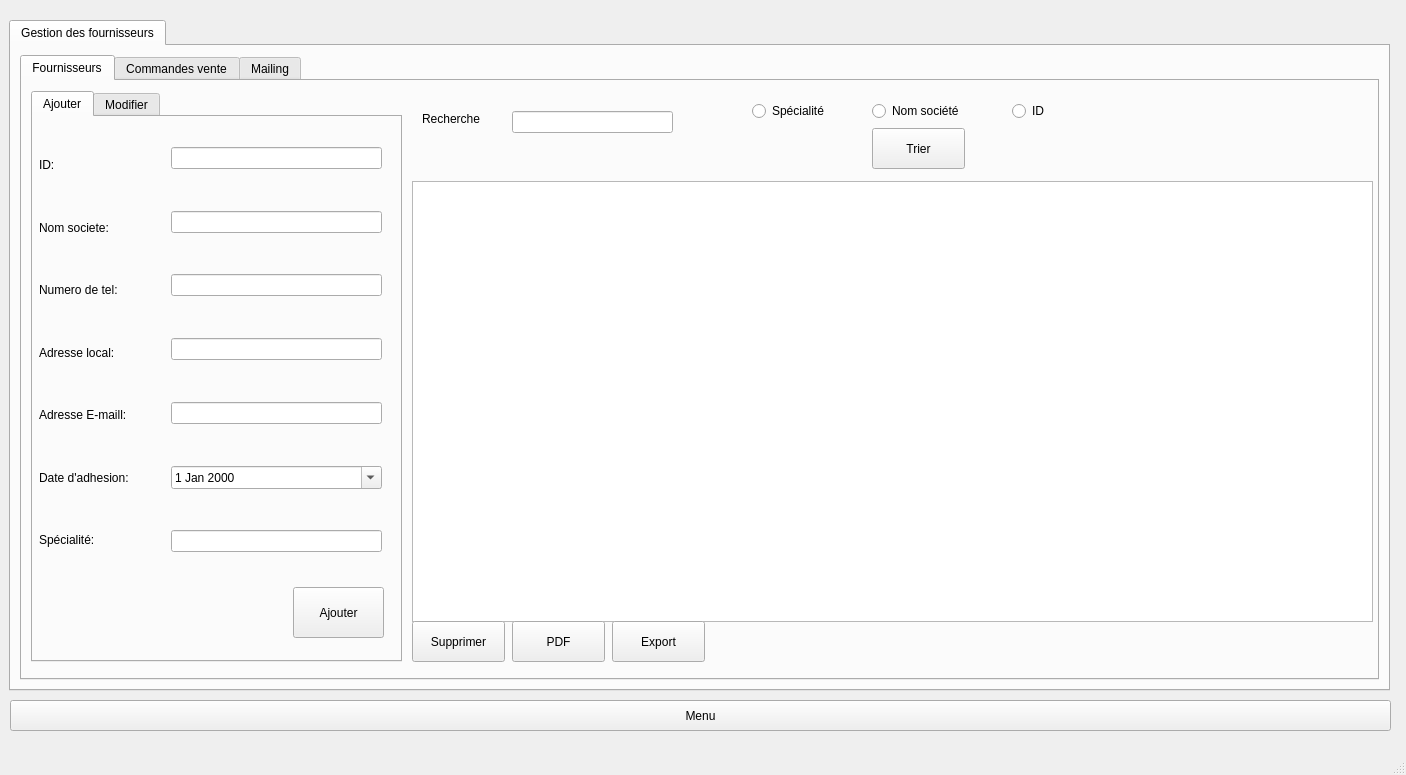
<?xml version="1.0" encoding="UTF-8"?>
<ui version="4.0">
 <class>MainWindow</class>
 <widget class="QMainWindow" name="MainWindow">
  <property name="geometry">
   <rect>
    <x>0</x>
    <y>0</y>
    <width>1406</width>
    <height>775</height>
   </rect>
  </property>
  <property name="windowTitle">
   <string>Fournisseurs</string>
  </property>
  <property name="styleSheet">
   <string notr="true">/*
*{
font-family:montserrat regular;
font-size:14px;
}

QPushButton
{background:#F79557;
border-radius:15px;}
QPushButton
{
color:white;
border-radius:15px;
}
QPushButton:hover
{
color:rgb(255, 255, 255)f;
border-radius:15px;
background:#BEE059;
}
*/</string>
  </property>
  <widget class="QWidget" name="centralwidget">
   <widget class="QTabWidget" name="tabWidget">
    <property name="geometry">
     <rect>
      <x>9</x>
      <y>20</y>
      <width>1381</width>
      <height>671</height>
     </rect>
    </property>
    <property name="styleSheet">
     <string notr="true"/>
    </property>
    <property name="currentIndex">
     <number>0</number>
    </property>
    <widget class="QWidget" name="tab">
     <attribute name="title">
      <string>Gestion des fournisseurs</string>
     </attribute>
     <layout class="QHBoxLayout" name="horizontalLayout_2">
      <item>
       <widget class="QTabWidget" name="tabWidget_2">
        <property name="tabShape">
         <enum>QTabWidget::Rounded</enum>
        </property>
        <property name="currentIndex">
         <number>0</number>
        </property>
        <widget class="QWidget" name="tab_2">
         <attribute name="title">
          <string>Fournisseurs</string>
         </attribute>
         <widget class="QTabWidget" name="tabWidget_3">
          <property name="geometry">
           <rect>
            <x>9</x>
            <y>10</y>
            <width>371</width>
            <height>571</height>
           </rect>
          </property>
          <property name="currentIndex">
           <number>0</number>
          </property>
          <widget class="QWidget" name="tab_4">
           <attribute name="title">
            <string>Ajouter</string>
           </attribute>
           <widget class="QPushButton" name="pushButton">
            <property name="geometry">
             <rect>
              <x>260</x>
              <y>470</y>
              <width>91</width>
              <height>51</height>
             </rect>
            </property>
            <property name="text">
             <string>Ajouter</string>
            </property>
           </widget>
           <widget class="QWidget" name="layoutWidget">
            <property name="geometry">
             <rect>
              <x>138</x>
              <y>30</y>
              <width>211</width>
              <height>441</height>
             </rect>
            </property>
            <layout class="QVBoxLayout" name="verticalLayout">
             <item>
              <widget class="QLineEdit" name="txt_cin"/>
             </item>
             <item>
              <widget class="QLabel" name="c_1">
               <property name="styleSheet">
                <string notr="true">*{
color: red;
}
</string>
               </property>
               <property name="text">
                <string/>
               </property>
              </widget>
             </item>
             <item>
              <widget class="QLineEdit" name="txt_nom"/>
             </item>
             <item>
              <widget class="QLabel" name="c_2">
               <property name="styleSheet">
                <string notr="true">*{
color: red;
}
</string>
               </property>
               <property name="text">
                <string/>
               </property>
              </widget>
             </item>
             <item>
              <widget class="QLineEdit" name="txt_num"/>
             </item>
             <item>
              <widget class="QLabel" name="c_4">
               <property name="styleSheet">
                <string notr="true">*{
color: red;
}
</string>
               </property>
               <property name="text">
                <string/>
               </property>
              </widget>
             </item>
             <item>
              <widget class="QLineEdit" name="txt_adresse"/>
             </item>
             <item>
              <widget class="QLabel" name="c_3">
               <property name="styleSheet">
                <string notr="true">*{
color: red;
}
</string>
               </property>
               <property name="text">
                <string/>
               </property>
              </widget>
             </item>
             <item>
              <widget class="QLineEdit" name="txt_email"/>
             </item>
             <item>
              <widget class="QLabel" name="c_5">
               <property name="styleSheet">
                <string notr="true">*{
color: red;
}
</string>
               </property>
               <property name="text">
                <string/>
               </property>
              </widget>
             </item>
             <item>
              <widget class="QDateEdit" name="dateEdit">
               <property name="calendarPopup">
                <bool>true</bool>
               </property>
              </widget>
             </item>
             <item>
              <widget class="QLabel" name="label_45">
               <property name="styleSheet">
                <string notr="true">*{
color: red;
}
</string>
               </property>
               <property name="text">
                <string/>
               </property>
              </widget>
             </item>
             <item>
              <widget class="QLineEdit" name="txt_spec"/>
             </item>
             <item>
              <widget class="QLabel" name="c32">
               <property name="styleSheet">
                <string notr="true">*{
color: red;
}
</string>
               </property>
               <property name="text">
                <string/>
               </property>
              </widget>
             </item>
            </layout>
           </widget>
           <widget class="QWidget" name="layoutWidget">
            <property name="geometry">
             <rect>
              <x>6</x>
              <y>20</y>
              <width>131</width>
              <height>431</height>
             </rect>
            </property>
            <layout class="QVBoxLayout" name="verticalLayout_2">
             <item>
              <widget class="QLabel" name="label">
               <property name="text">
                <string>ID:</string>
               </property>
              </widget>
             </item>
             <item>
              <widget class="QLabel" name="label_2">
               <property name="text">
                <string>Nom societe:</string>
               </property>
              </widget>
             </item>
             <item>
              <widget class="QLabel" name="label_3">
               <property name="text">
                <string>Numero de tel: </string>
               </property>
              </widget>
             </item>
             <item>
              <widget class="QLabel" name="label_8">
               <property name="text">
                <string>Adresse local:</string>
               </property>
              </widget>
             </item>
             <item>
              <widget class="QLabel" name="label_5">
               <property name="text">
                <string>Adresse E-maill:</string>
               </property>
              </widget>
             </item>
             <item>
              <widget class="QLabel" name="label_6">
               <property name="text">
                <string>Date d'adhesion:</string>
               </property>
              </widget>
             </item>
             <item>
              <widget class="QLabel" name="label_7">
               <property name="text">
                <string>Spécialité: </string>
               </property>
              </widget>
             </item>
            </layout>
           </widget>
          </widget>
          <widget class="QWidget" name="tab_5">
           <attribute name="title">
            <string>Modifier</string>
           </attribute>
           <widget class="QPushButton" name="pushButton_2">
            <property name="geometry">
             <rect>
              <x>260</x>
              <y>480</y>
              <width>93</width>
              <height>41</height>
             </rect>
            </property>
            <property name="text">
             <string>Modifier</string>
            </property>
           </widget>
           <widget class="QWidget" name="layoutWidget">
            <property name="geometry">
             <rect>
              <x>150</x>
              <y>40</y>
              <width>201</width>
              <height>411</height>
             </rect>
            </property>
            <layout class="QVBoxLayout" name="verticalLayout_7">
             <item>
              <widget class="QLineEdit" name="txt_nom_soc"/>
             </item>
             <item>
              <widget class="QLabel" name="c_23">
               <property name="styleSheet">
                <string notr="true">*{
color: red;
}
</string>
               </property>
               <property name="text">
                <string/>
               </property>
              </widget>
             </item>
             <item>
              <widget class="QLineEdit" name="txt_tel_f"/>
             </item>
             <item>
              <widget class="QLabel" name="c_44">
               <property name="styleSheet">
                <string notr="true">*{
color: red;
}
</string>
               </property>
               <property name="text">
                <string/>
               </property>
              </widget>
             </item>
             <item>
              <widget class="QLineEdit" name="txt_adresse_f"/>
             </item>
             <item>
              <widget class="QLabel" name="c_33">
               <property name="styleSheet">
                <string notr="true">*{
color: red;
}
</string>
               </property>
               <property name="text">
                <string/>
               </property>
              </widget>
             </item>
             <item>
              <widget class="QLineEdit" name="txt_email_f"/>
             </item>
             <item>
              <widget class="QLabel" name="c_55">
               <property name="styleSheet">
                <string notr="true">*{
color: red;
}

</string>
               </property>
               <property name="text">
                <string/>
               </property>
              </widget>
             </item>
             <item>
              <widget class="QDateEdit" name="dateEdit_2">
               <property name="calendarPopup">
                <bool>true</bool>
               </property>
              </widget>
             </item>
             <item>
              <widget class="QLabel" name="label_43">
               <property name="styleSheet">
                <string notr="true">*{
color: red;
}
</string>
               </property>
               <property name="text">
                <string/>
               </property>
              </widget>
             </item>
             <item>
              <widget class="QLineEdit" name="txt_spc"/>
             </item>
             <item>
              <widget class="QLabel" name="c322">
               <property name="styleSheet">
                <string notr="true">*{
color: red;
}
</string>
               </property>
               <property name="text">
                <string/>
               </property>
              </widget>
             </item>
            </layout>
           </widget>
           <widget class="QWidget" name="layoutWidget">
            <property name="geometry">
             <rect>
              <x>10</x>
              <y>20</y>
              <width>141</width>
              <height>411</height>
             </rect>
            </property>
            <layout class="QVBoxLayout" name="verticalLayout_3">
             <item>
              <widget class="QLabel" name="label_12">
               <property name="text">
                <string>Nom societe:</string>
               </property>
              </widget>
             </item>
             <item>
              <widget class="QLabel" name="label_4">
               <property name="text">
                <string>Numero de tel: </string>
               </property>
              </widget>
             </item>
             <item>
              <widget class="QLabel" name="label_11">
               <property name="text">
                <string>Adresse local:</string>
               </property>
              </widget>
             </item>
             <item>
              <widget class="QLabel" name="label_9">
               <property name="text">
                <string>Adresse E-maill:</string>
               </property>
              </widget>
             </item>
             <item>
              <widget class="QLabel" name="label_13">
               <property name="text">
                <string>Date d'adhesion:</string>
               </property>
              </widget>
             </item>
             <item>
              <widget class="QLabel" name="label_10">
               <property name="text">
                <string>Spécialité: </string>
               </property>
              </widget>
             </item>
            </layout>
           </widget>
          </widget>
         </widget>
         <widget class="QLineEdit" name="rech_bouton">
          <property name="geometry">
           <rect>
            <x>490</x>
            <y>30</y>
            <width>161</width>
            <height>22</height>
           </rect>
          </property>
         </widget>
         <widget class="QLabel" name="label_15">
          <property name="geometry">
           <rect>
            <x>400</x>
            <y>30</y>
            <width>60</width>
            <height>16</height>
           </rect>
          </property>
          <property name="text">
           <string>Recherche</string>
          </property>
         </widget>
         <widget class="QTableView" name="tablefournisseur">
          <property name="geometry">
           <rect>
            <x>390</x>
            <y>100</y>
            <width>961</width>
            <height>441</height>
           </rect>
          </property>
         </widget>
         <widget class="QPushButton" name="pushButton_suppr_f">
          <property name="geometry">
           <rect>
            <x>390</x>
            <y>540</y>
            <width>93</width>
            <height>41</height>
           </rect>
          </property>
          <property name="text">
           <string>Supprimer</string>
          </property>
         </widget>
         <widget class="QPushButton" name="pushButton_pdf">
          <property name="geometry">
           <rect>
            <x>490</x>
            <y>540</y>
            <width>93</width>
            <height>41</height>
           </rect>
          </property>
          <property name="text">
           <string>PDF</string>
          </property>
         </widget>
         <widget class="QRadioButton" name="radioButton_spec">
          <property name="geometry">
           <rect>
            <x>730</x>
            <y>20</y>
            <width>82</width>
            <height>20</height>
           </rect>
          </property>
          <property name="text">
           <string>Spécialité</string>
          </property>
         </widget>
         <widget class="QRadioButton" name="radioButton_nom_soc">
          <property name="geometry">
           <rect>
            <x>850</x>
            <y>20</y>
            <width>111</width>
            <height>20</height>
           </rect>
          </property>
          <property name="text">
           <string>Nom société</string>
          </property>
         </widget>
         <widget class="QRadioButton" name="radioButton_id">
          <property name="geometry">
           <rect>
            <x>990</x>
            <y>20</y>
            <width>41</width>
            <height>20</height>
           </rect>
          </property>
          <property name="text">
           <string>ID</string>
          </property>
         </widget>
         <widget class="QPushButton" name="pushButton_trier_fournisseur">
          <property name="geometry">
           <rect>
            <x>850</x>
            <y>47</y>
            <width>93</width>
            <height>41</height>
           </rect>
          </property>
          <property name="text">
           <string>Trier</string>
          </property>
         </widget>
         <widget class="QPushButton" name="export_2">
          <property name="geometry">
           <rect>
            <x>590</x>
            <y>540</y>
            <width>93</width>
            <height>41</height>
           </rect>
          </property>
          <property name="text">
           <string>Export</string>
          </property>
         </widget>
        </widget>
        <widget class="QWidget" name="tab_3">
         <attribute name="title">
          <string>Commandes vente</string>
         </attribute>
         <widget class="QTabWidget" name="tabWidget_4">
          <property name="geometry">
           <rect>
            <x>10</x>
            <y>10</y>
            <width>371</width>
            <height>571</height>
           </rect>
          </property>
          <property name="currentIndex">
           <number>0</number>
          </property>
          <widget class="QWidget" name="tab_7">
           <attribute name="title">
            <string>Ajouter</string>
           </attribute>
           <widget class="QPushButton" name="pushButton_3">
            <property name="geometry">
             <rect>
              <x>260</x>
              <y>450</y>
              <width>91</width>
              <height>41</height>
             </rect>
            </property>
            <property name="text">
             <string>Ajouter</string>
            </property>
           </widget>
           <widget class="QWidget" name="layoutWidget_3">
            <property name="geometry">
             <rect>
              <x>11</x>
              <y>30</y>
              <width>141</width>
              <height>391</height>
             </rect>
            </property>
            <layout class="QVBoxLayout" name="verticalLayout_8">
             <item>
              <widget class="QLabel" name="label_16">
               <property name="text">
                <string>ID:</string>
               </property>
              </widget>
             </item>
             <item>
              <widget class="QLabel" name="label_17">
               <property name="text">
                <string>Nom societe:</string>
               </property>
              </widget>
             </item>
             <item>
              <widget class="QLabel" name="label_20">
               <property name="text">
                <string>ID ingredient:</string>
               </property>
              </widget>
             </item>
             <item>
              <widget class="QLabel" name="label_18">
               <property name="text">
                <string>Quantitée:</string>
               </property>
              </widget>
             </item>
             <item>
              <widget class="QLabel" name="label_19">
               <property name="text">
                <string>Prix:</string>
               </property>
              </widget>
             </item>
             <item>
              <widget class="QLabel" name="label_21">
               <property name="text">
                <string>Date d'ajout d'achat:</string>
               </property>
              </widget>
             </item>
             <item>
              <widget class="QLabel" name="label_22">
               <property name="text">
                <string>Date livraison achat:</string>
               </property>
              </widget>
             </item>
            </layout>
           </widget>
           <widget class="QWidget" name="layoutWidget">
            <property name="geometry">
             <rect>
              <x>150</x>
              <y>36</y>
              <width>201</width>
              <height>404</height>
             </rect>
            </property>
            <layout class="QVBoxLayout" name="verticalLayout_4">
             <item>
              <widget class="QLineEdit" name="txt_cin_2"/>
             </item>
             <item>
              <widget class="QLabel" name="label_46">
               <property name="styleSheet">
                <string notr="true">*{
color: red;
}

</string>
               </property>
               <property name="text">
                <string/>
               </property>
              </widget>
             </item>
             <item>
              <widget class="QLineEdit" name="txt_nom_2"/>
             </item>
             <item>
              <widget class="QLabel" name="label_47">
               <property name="styleSheet">
                <string notr="true">*{
color: red;
}
</string>
               </property>
               <property name="text">
                <string/>
               </property>
              </widget>
             </item>
             <item>
              <widget class="QLineEdit" name="txt_id_ing"/>
             </item>
             <item>
              <widget class="QLabel" name="label_48">
               <property name="styleSheet">
                <string notr="true">*{
color: red;
}
</string>
               </property>
               <property name="text">
                <string/>
               </property>
              </widget>
             </item>
             <item>
              <widget class="QLineEdit" name="txt_qte"/>
             </item>
             <item>
              <widget class="QLabel" name="label_49">
               <property name="styleSheet">
                <string notr="true">*{
color: red;
}
</string>
               </property>
               <property name="text">
                <string/>
               </property>
              </widget>
             </item>
             <item>
              <widget class="QLineEdit" name="txt_prix"/>
             </item>
             <item>
              <widget class="QLabel" name="label_50">
               <property name="styleSheet">
                <string notr="true">*{
color: red;
}
</string>
               </property>
               <property name="text">
                <string/>
               </property>
              </widget>
             </item>
             <item>
              <widget class="QDateEdit" name="dateEdit_add">
               <property name="calendarPopup">
                <bool>true</bool>
               </property>
              </widget>
             </item>
             <item>
              <widget class="QLabel" name="label_51">
               <property name="styleSheet">
                <string notr="true">*{
color: red;
}
</string>
               </property>
               <property name="text">
                <string/>
               </property>
              </widget>
             </item>
             <item>
              <widget class="QDateEdit" name="dateEdit_livr">
               <property name="calendarPopup">
                <bool>true</bool>
               </property>
              </widget>
             </item>
             <item>
              <widget class="QLabel" name="label_52">
               <property name="styleSheet">
                <string notr="true">*{
color: red;
}
</string>
               </property>
               <property name="text">
                <string/>
               </property>
              </widget>
             </item>
            </layout>
           </widget>
          </widget>
          <widget class="QWidget" name="tab_8">
           <attribute name="title">
            <string>Modifier</string>
           </attribute>
           <widget class="QPushButton" name="pushButton_mod_com">
            <property name="geometry">
             <rect>
              <x>260</x>
              <y>470</y>
              <width>93</width>
              <height>41</height>
             </rect>
            </property>
            <property name="text">
             <string>Modifier</string>
            </property>
           </widget>
           <widget class="QWidget" name="layoutWidget_4">
            <property name="geometry">
             <rect>
              <x>150</x>
              <y>50</y>
              <width>201</width>
              <height>401</height>
             </rect>
            </property>
            <layout class="QVBoxLayout" name="verticalLayout_9">
             <item>
              <widget class="QLineEdit" name="txt_nom_soc_mod"/>
             </item>
             <item>
              <widget class="QLabel" name="label_53">
               <property name="styleSheet">
                <string notr="true">*{
color: red;
}
</string>
               </property>
               <property name="text">
                <string/>
               </property>
              </widget>
             </item>
             <item>
              <widget class="QLineEdit" name="txt_id_ing_mod"/>
             </item>
             <item>
              <widget class="QLabel" name="label_54">
               <property name="styleSheet">
                <string notr="true">*{
color: red;
}
</string>
               </property>
               <property name="text">
                <string/>
               </property>
              </widget>
             </item>
             <item>
              <widget class="QLineEdit" name="txt_qte_mod"/>
             </item>
             <item>
              <widget class="QLabel" name="label_55">
               <property name="styleSheet">
                <string notr="true">*{
color: red;
}
</string>
               </property>
               <property name="text">
                <string/>
               </property>
              </widget>
             </item>
             <item>
              <widget class="QLineEdit" name="txt_prix_mod"/>
             </item>
             <item>
              <widget class="QLabel" name="label_56">
               <property name="styleSheet">
                <string notr="true">*{
color: red;
}
</string>
               </property>
               <property name="text">
                <string/>
               </property>
              </widget>
             </item>
             <item>
              <widget class="QDateEdit" name="dateEdit_add_mod">
               <property name="calendarPopup">
                <bool>true</bool>
               </property>
              </widget>
             </item>
             <item>
              <widget class="QLabel" name="label_57">
               <property name="styleSheet">
                <string notr="true">*{
color: red;
}
</string>
               </property>
               <property name="text">
                <string/>
               </property>
              </widget>
             </item>
             <item>
              <widget class="QDateEdit" name="dateEdit_livr_mod">
               <property name="calendarPopup">
                <bool>true</bool>
               </property>
              </widget>
             </item>
             <item>
              <widget class="QLabel" name="label_58">
               <property name="styleSheet">
                <string notr="true">*{
color: red;
}
</string>
               </property>
               <property name="text">
                <string/>
               </property>
              </widget>
             </item>
            </layout>
           </widget>
           <widget class="QWidget" name="layoutWidget_5">
            <property name="geometry">
             <rect>
              <x>10</x>
              <y>30</y>
              <width>141</width>
              <height>401</height>
             </rect>
            </property>
            <layout class="QVBoxLayout" name="verticalLayout_10">
             <item>
              <widget class="QLabel" name="label_24">
               <property name="text">
                <string>Nom societe:</string>
               </property>
              </widget>
             </item>
             <item>
              <widget class="QLabel" name="label_41">
               <property name="text">
                <string>ID ingredient:</string>
               </property>
              </widget>
             </item>
             <item>
              <widget class="QLabel" name="label_25">
               <property name="text">
                <string>Quantitée:</string>
               </property>
              </widget>
             </item>
             <item>
              <widget class="QLabel" name="label_36">
               <property name="text">
                <string>Prix:</string>
               </property>
              </widget>
             </item>
             <item>
              <widget class="QLabel" name="label_38">
               <property name="text">
                <string>Date d'adhesion:</string>
               </property>
              </widget>
             </item>
             <item>
              <widget class="QLabel" name="label_39">
               <property name="text">
                <string>Date livraison achat:</string>
               </property>
              </widget>
             </item>
            </layout>
           </widget>
          </widget>
         </widget>
         <widget class="QRadioButton" name="radioButton_prix">
          <property name="geometry">
           <rect>
            <x>850</x>
            <y>20</y>
            <width>98</width>
            <height>20</height>
           </rect>
          </property>
          <property name="text">
           <string>Prix</string>
          </property>
         </widget>
         <widget class="QPushButton" name="pushButton_trier_comm">
          <property name="geometry">
           <rect>
            <x>900</x>
            <y>47</y>
            <width>93</width>
            <height>41</height>
           </rect>
          </property>
          <property name="text">
           <string>Trier</string>
          </property>
         </widget>
         <widget class="QTableView" name="tablecommandes_a">
          <property name="geometry">
           <rect>
            <x>390</x>
            <y>100</y>
            <width>961</width>
            <height>441</height>
           </rect>
          </property>
         </widget>
         <widget class="QLabel" name="label_40">
          <property name="geometry">
           <rect>
            <x>400</x>
            <y>30</y>
            <width>60</width>
            <height>16</height>
           </rect>
          </property>
          <property name="text">
           <string>Recherche</string>
          </property>
         </widget>
         <widget class="QRadioButton" name="radioButton_qte">
          <property name="geometry">
           <rect>
            <x>730</x>
            <y>20</y>
            <width>82</width>
            <height>20</height>
           </rect>
          </property>
          <property name="text">
           <string>Quantitée</string>
          </property>
         </widget>
         <widget class="QLineEdit" name="rech_bouton_2">
          <property name="geometry">
           <rect>
            <x>490</x>
            <y>30</y>
            <width>161</width>
            <height>22</height>
           </rect>
          </property>
         </widget>
         <widget class="QPushButton" name="imprint_ca">
          <property name="geometry">
           <rect>
            <x>500</x>
            <y>540</y>
            <width>93</width>
            <height>41</height>
           </rect>
          </property>
          <property name="text">
           <string>Imprimer</string>
          </property>
         </widget>
         <widget class="QRadioButton" name="radioButton_id_2">
          <property name="geometry">
           <rect>
            <x>960</x>
            <y>20</y>
            <width>121</width>
            <height>20</height>
           </rect>
          </property>
          <property name="text">
           <string>ID ingredient</string>
          </property>
         </widget>
         <widget class="QPushButton" name="pushButton_suppr_f_2">
          <property name="geometry">
           <rect>
            <x>390</x>
            <y>540</y>
            <width>93</width>
            <height>41</height>
           </rect>
          </property>
          <property name="text">
           <string>Supprimer</string>
          </property>
         </widget>
         <widget class="QRadioButton" name="radioButton_nom_soc_2">
          <property name="geometry">
           <rect>
            <x>1110</x>
            <y>20</y>
            <width>97</width>
            <height>20</height>
           </rect>
          </property>
          <property name="text">
           <string>Nom société</string>
          </property>
         </widget>
         <widget class="QPushButton" name="stats">
          <property name="geometry">
           <rect>
            <x>610</x>
            <y>540</y>
            <width>93</width>
            <height>41</height>
           </rect>
          </property>
          <property name="text">
           <string>Statistiques</string>
          </property>
         </widget>
        </widget>
        <widget class="QWidget" name="tab_6">
         <attribute name="title">
          <string>Mailing</string>
         </attribute>
         <widget class="QWidget" name="layoutWidget">
          <property name="geometry">
           <rect>
            <x>10</x>
            <y>10</y>
            <width>790</width>
            <height>534</height>
           </rect>
          </property>
          <layout class="QVBoxLayout" name="verticalLayout_5">
           <item>
            <layout class="QHBoxLayout" name="horizontalLayout_10">
             <item>
              <widget class="QLabel" name="label_26">
               <property name="minimumSize">
                <size>
                 <width>87</width>
                 <height>17</height>
                </size>
               </property>
               <property name="maximumSize">
                <size>
                 <width>87</width>
                 <height>17</height>
                </size>
               </property>
               <property name="text">
                <string>SMTP server:</string>
               </property>
              </widget>
             </item>
             <item>
              <widget class="QLineEdit" name="host_2"/>
             </item>
             <item>
              <widget class="QLabel" name="label_27">
               <property name="minimumSize">
                <size>
                 <width>34</width>
                 <height>17</height>
                </size>
               </property>
               <property name="maximumSize">
                <size>
                 <width>34</width>
                 <height>17</height>
                </size>
               </property>
               <property name="text">
                <string>Port:</string>
               </property>
              </widget>
             </item>
             <item>
              <widget class="QSpinBox" name="port_2">
               <property name="maximum">
                <number>99999</number>
               </property>
              </widget>
             </item>
             <item>
              <widget class="QCheckBox" name="ssl_2">
               <property name="text">
                <string>SSL</string>
               </property>
              </widget>
             </item>
            </layout>
           </item>
           <item>
            <layout class="QHBoxLayout" name="horizontalLayout_11">
             <item>
              <layout class="QHBoxLayout" name="horizontalLayout_12">
               <item>
                <widget class="QLabel" name="label_28">
                 <property name="font">
                  <font>
                   <family>montserrat regular</family>
                   <pointsize>-1</pointsize>
                   <weight>50</weight>
                   <bold>false</bold>
                  </font>
                 </property>
                 <property name="text">
                  <string>Use authentication</string>
                 </property>
                </widget>
               </item>
               <item>
                <widget class="QCheckBox" name="auth_2">
                 <property name="minimumSize">
                  <size>
                   <width>21</width>
                   <height>21</height>
                  </size>
                 </property>
                 <property name="maximumSize">
                  <size>
                   <width>21</width>
                   <height>21</height>
                  </size>
                 </property>
                 <property name="text">
                  <string/>
                 </property>
                 <property name="tristate">
                  <bool>false</bool>
                 </property>
                </widget>
               </item>
              </layout>
             </item>
             <item>
              <layout class="QHBoxLayout" name="horizontalLayout_13">
               <item>
                <widget class="QLabel" name="label_29">
                 <property name="text">
                  <string>Username:</string>
                 </property>
                </widget>
               </item>
               <item>
                <widget class="QLineEdit" name="username_2">
                 <property name="minimumSize">
                  <size>
                   <width>211</width>
                   <height>27</height>
                  </size>
                 </property>
                 <property name="maximumSize">
                  <size>
                   <width>211</width>
                   <height>27</height>
                  </size>
                 </property>
                </widget>
               </item>
               <item>
                <widget class="QLabel" name="label_30">
                 <property name="text">
                  <string>Password:</string>
                 </property>
                </widget>
               </item>
               <item>
                <widget class="QLineEdit" name="password_2">
                 <property name="echoMode">
                  <enum>QLineEdit::Password</enum>
                 </property>
                </widget>
               </item>
              </layout>
             </item>
            </layout>
           </item>
           <item>
            <widget class="QLabel" name="label_31">
             <property name="font">
              <font>
               <family>montserrat regular</family>
               <pointsize>-1</pointsize>
               <weight>75</weight>
               <bold>true</bold>
              </font>
             </property>
             <property name="text">
              <string>Mime E-mail</string>
             </property>
            </widget>
           </item>
           <item>
            <layout class="QHBoxLayout" name="horizontalLayout_14">
             <item>
              <widget class="QLabel" name="label_32">
               <property name="minimumSize">
                <size>
                 <width>81</width>
                 <height>0</height>
                </size>
               </property>
               <property name="maximumSize">
                <size>
                 <width>81</width>
                 <height>16777215</height>
                </size>
               </property>
               <property name="text">
                <string>Sender:</string>
               </property>
              </widget>
             </item>
             <item>
              <widget class="QLineEdit" name="sender_2"/>
             </item>
            </layout>
           </item>
           <item>
            <layout class="QHBoxLayout" name="horizontalLayout_15">
             <item>
              <widget class="QLabel" name="label_33">
               <property name="minimumSize">
                <size>
                 <width>81</width>
                 <height>0</height>
                </size>
               </property>
               <property name="maximumSize">
                <size>
                 <width>81</width>
                 <height>16777215</height>
                </size>
               </property>
               <property name="text">
                <string>Recipients:</string>
               </property>
              </widget>
             </item>
             <item>
              <widget class="QLineEdit" name="recipients_2"/>
             </item>
            </layout>
           </item>
           <item>
            <layout class="QHBoxLayout" name="horizontalLayout_16">
             <item>
              <widget class="QLabel" name="label_34">
               <property name="minimumSize">
                <size>
                 <width>81</width>
                 <height>0</height>
                </size>
               </property>
               <property name="maximumSize">
                <size>
                 <width>81</width>
                 <height>16777215</height>
                </size>
               </property>
               <property name="text">
                <string>Subject:</string>
               </property>
              </widget>
             </item>
             <item>
              <widget class="QLineEdit" name="subject_2"/>
             </item>
            </layout>
           </item>
           <item>
            <widget class="QTextEdit" name="texteditor_2">
             <property name="textInteractionFlags">
              <set>Qt::LinksAccessibleByKeyboard|Qt::LinksAccessibleByMouse|Qt::TextBrowserInteraction|Qt::TextEditable|Qt::TextEditorInteraction|Qt::TextSelectableByKeyboard|Qt::TextSelectableByMouse</set>
             </property>
            </widget>
           </item>
           <item>
            <layout class="QVBoxLayout" name="verticalLayout_6">
             <item>
              <layout class="QHBoxLayout" name="horizontalLayout_17">
               <item>
                <widget class="QLabel" name="label_35">
                 <property name="text">
                  <string>Attachments:</string>
                 </property>
                </widget>
               </item>
               <item>
                <widget class="QPushButton" name="addAttachment_2">
                 <property name="minimumSize">
                  <size>
                   <width>97</width>
                   <height>0</height>
                  </size>
                 </property>
                 <property name="maximumSize">
                  <size>
                   <width>97</width>
                   <height>16777215</height>
                  </size>
                 </property>
                 <property name="text">
                  <string>Add File</string>
                 </property>
                </widget>
               </item>
              </layout>
             </item>
             <item>
              <widget class="QListWidget" name="attachment">
               <property name="maximumSize">
                <size>
                 <width>16777215</width>
                 <height>64</height>
                </size>
               </property>
              </widget>
             </item>
            </layout>
           </item>
           <item>
            <widget class="QPushButton" name="sendEmail_2">
             <property name="text">
              <string>Send Email</string>
             </property>
            </widget>
           </item>
          </layout>
         </widget>
         <widget class="QPushButton" name="pushButton_cam">
          <property name="geometry">
           <rect>
            <x>1140</x>
            <y>550</y>
            <width>141</width>
            <height>51</height>
           </rect>
          </property>
          <property name="text">
           <string>Camera</string>
          </property>
         </widget>
        </widget>
       </widget>
      </item>
     </layout>
    </widget>
   </widget>
   <widget class="QPushButton" name="pushButton_4">
    <property name="geometry">
     <rect>
      <x>10</x>
      <y>700</y>
      <width>1381</width>
      <height>31</height>
     </rect>
    </property>
    <property name="text">
     <string>Menu</string>
    </property>
   </widget>
  </widget>
  <widget class="QMenuBar" name="menubar">
   <property name="geometry">
    <rect>
     <x>0</x>
     <y>0</y>
     <width>1406</width>
     <height>22</height>
    </rect>
   </property>
  </widget>
  <widget class="QStatusBar" name="statusbar"/>
 </widget>
 <resources/>
 <connections/>
</ui>
